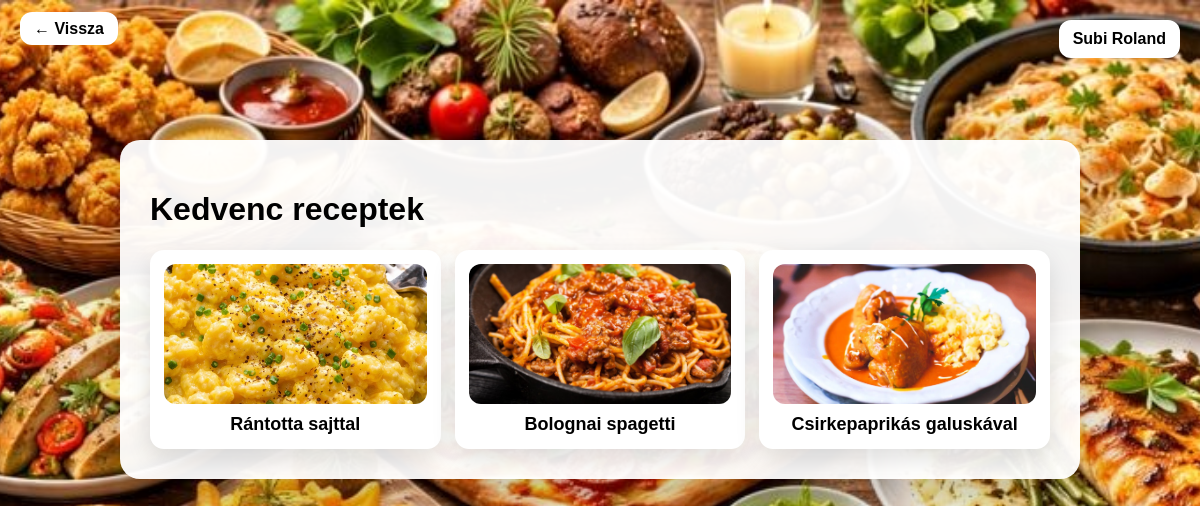
The app's page /vizsga/kedvencek.php (signed in) with its own data.
### tables this page shows
CREATE TABLE `receptek` (
  `id` int(11) NOT NULL,
  `cim` varchar(255) NOT NULL,
  `kategoria` enum('Reggeli','Ebéd','Vacsora','kedvencek') NOT NULL,
  `ido` int(11) NOT NULL,
  `kaloria` int(11) NOT NULL,
  `hozzavalok` text NOT NULL,
  `leiras` text NOT NULL,
  `kep` varchar(255) NOT NULL,
  `user_id` int(11) NOT NULL
);

### vizsga/kedvencek.php (the view, shortened to what this page needs)
<?php
$conn = new mysqli("localhost", "root", "", "zsebszakács");
$conn->set_charset("utf8mb4");
$user_id = (int)$_SESSION["user_id"];
$stmt = $conn->prepare("
  SELECT r.id, r.cim, r.kep
  FROM kedvencek k
  JOIN receptek r ON r.id = k.recept_id
  WHERE k.user_id = ?
");
$stmt->bind_param("i", $user_id);
$stmt->execute();
$res = $stmt->get_result();
$favs = [];
while ($row = $res->fetch_assoc()) $favs[] = $row;
?>
<!DOCTYPE html>
<html lang="hu">
<head>
</head>
<body>
<div class="topbar"><a href="index.php">← Vissza</a></div>
<div class="userbox"><?php echo htmlspecialchars($_SESSION["username"] ?? ""); ?></div>
<div class="container">
  <h1>Kedvenc receptek</h1>
  <?php if (empty($favs)): ?>
    <p class="empty">Még nincs kedvenc recepted ❤️</p>
  <?php else: ?>
    <div class="grid">
      <?php foreach ($favs as $f): ?>
        <a class="card" href="receptek.php?id=<?php echo (int)$f["id"]; ?>">
          <?php
            $kep = trim($f["kep"] ?? "");
            if ($kep !== "" && file_exists(__DIR__ . "/kepek/" . $kep)) {
              echo '<img src="kepek/' . rawurlencode($kep) . '" alt="">';
            }
          ?>
          <h3><?php echo htmlspecialchars($f["cim"] ?? ""); ?></h3>
        </a>
      <?php endforeach; ?>
    </div>
  <?php endif; ?>
</div>
</body>
</html>

### records on screen
receptek: kep (picture), cim "Rántotta sajttal"
receptek: shows a picture, cim "Bolognai spagetti"
receptek: kep (picture), cim "Csirkepaprikás galuskával"

### other values on screen
$_SESSION["username"] "Subi Roland"
